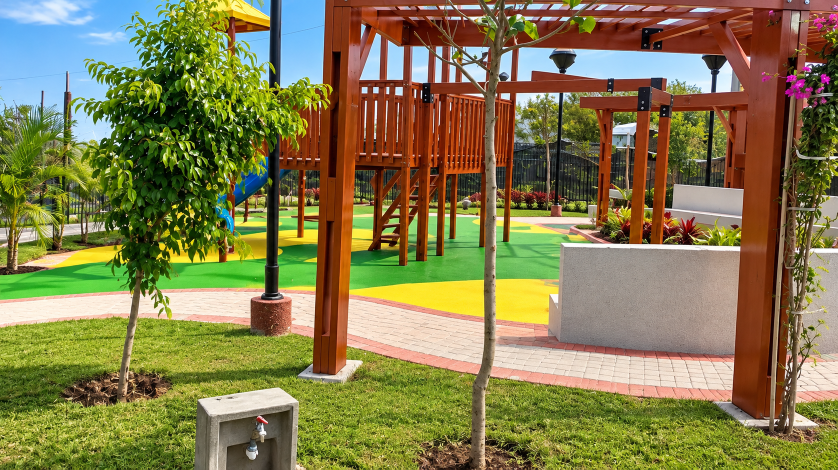
#> input picture 01-recreacion/IMAGEN 1.png, 1675 x 939 px, found by its file name (shown at 1/2 size); its folder holds only this picture in this run
$ python optimize_images.py
#> lines starting #> are read from the running program, lines starting #| are printed output that depends on the picture
import os
from PIL import Image

dirs_to_optimize = [
    '01-recreacion', '02-pistas', '03-mantenimiento',
    '04-primera-piedra', '05-formacion', '06-planta',
    'Fotos Proyectos', 'CERTIFICACIONES'
]

base_dir = r"C:\Dynastron_Code\VGI"

total_saved = 0
processed = 0

MAX_DIMENSION = 1200

for d in dirs_to_optimize:
    folder_path = os.path.join(base_dir, d)
    if not os.path.exists(folder_path):
        continue

    for file in os.listdir(folder_path):
        if file.lower().endswith(('.png', '.jpg', '.jpeg', '.webp')):
            filepath = os.path.join(folder_path, file)
            original_size = os.path.getsize(filepath)

            # Skip files that are already very small (< 200KB)
            if original_size < 200 * 1024:
                continue

            try:
                with Image.open(filepath) as img:
#> img is the input picture: PIL image 1675x939 RGB; mean R, G, B 131.7, 124.1, 77.2
                    width, height = img.size
#> width = 1675; height = 939

                    if width > MAX_DIMENSION or height > MAX_DIMENSION:
                        if width > height:
                            new_width = MAX_DIMENSION
                            new_height = int((MAX_DIMENSION / width) * height)
#> new_height = 672
                        else:
                            new_height = MAX_DIMENSION
                            new_width = int((MAX_DIMENSION / height) * width)

                        resized_img = img.resize((new_width, new_height), Image.Resampling.LANCZOS)
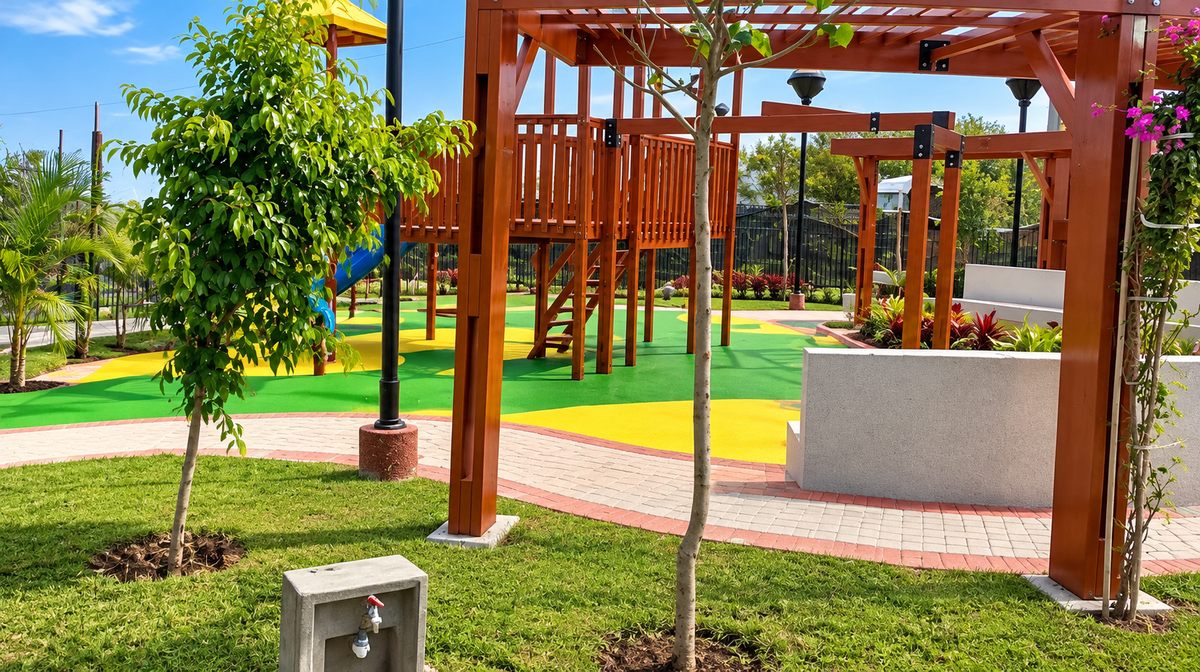
#> resized_img: PIL image 1200x672 RGB; mean R, G, B 131.7, 124.1, 77.2

                        # Save back in same format
                        if file.lower().endswith('.png'):
                            resized_img.save(filepath, optimize=True)
                        else:
                            # For JPEGs, we can also compress
                            if resized_img.mode in ("RGBA", "P"):
                                resized_img = resized_img.convert("RGB")
                            resized_img.save(filepath, optimize=True, quality=80)

                        new_size = os.path.getsize(filepath)
                        total_saved += (original_size - new_size)
                        processed += 1
                        print(f"Optimized: {file} - Saved {(original_size - new_size) / 1024 / 1024:.2f} MB")
            except Exception as e:
                print(f"Failed to process {file}: {e}")

print(f"\nOptimization complete! Processed {processed} images.")
print(f"Total space saved: {total_saved / 1024 / 1024:.2f} MB")
